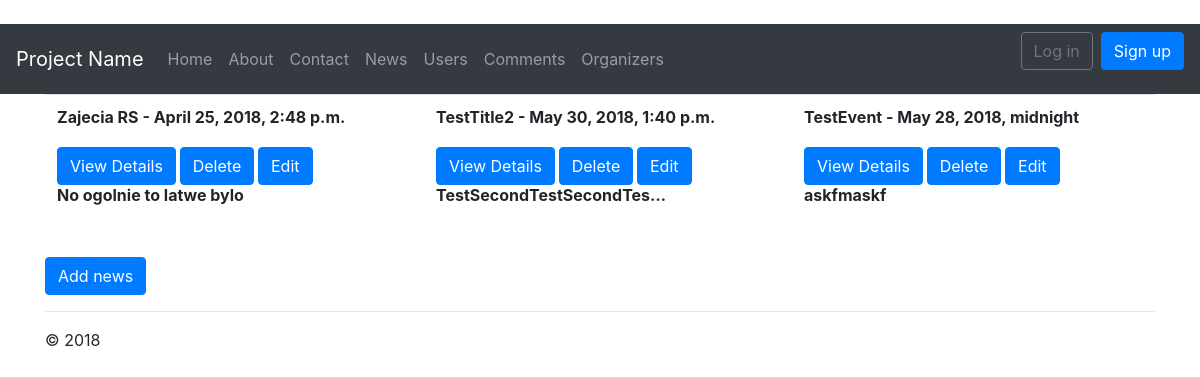
The app's page /news, older data.
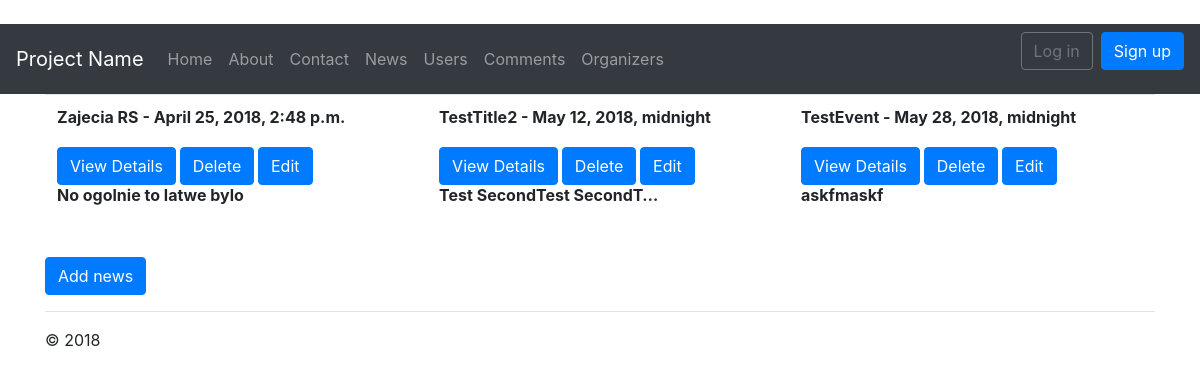
The same page, newer data.
### app/models.py (models this page shows, shortened)
class News(models.Model):
	title       = models.CharField(max_length = 32)
	date        = models.DateTimeField()
	description = models.TextField()
	address     = models.CharField(max_length = 32)
	created     = models.DateTimeField(auto_now_add=True)
	class Meta:
		verbose_name_plural = 'News'

### app/views/article.py (the view)
# urls.py: path(''         , app.views.default.index   , name='home'    ),
def index(request):
	assert isinstance(request, HttpRequest)
	return render(request, 'app/news/index.html',
	{
		'news': ArticleListView,
		'title':'Home',
		'year':datetime.now().year,
	})

### app/templates/app/news/index.html
{% extends "app/shared/layout.html" %}
{% block content %}
<table class="table">
	{% for i in news.querytable %}
		<tr>
			{% for j in i %}
				<th>
					{% include 'app/partial/articlepartial.html' %}
				</th>
			{% endfor %}
		</tr>
	{% endfor %}
</table>
<br/>
<div class="row">
	<div class="col-sm-3">
		<button onclick="window.location='{% url 'add' %}'" type="button" class="btn btn-primary">Add news</button>
	</div>
</div>
{% endblock %}

### app/templates/app/partial/articlepartial.html
<div class="panel panel-default">
	<div class="panel-heading">
		{{ j.title }} - {{ j.date}}
	</div>
	<div class="panel-body">
		<br />
		<button onclick="window.location='{% url 'details' pk=j.id %}'" type="button" class="btn btn-primary">
			View Details
		</button>
		<button onclick="window.location='{% url 'delete'  id=j.id %}'" type="button" class="btn btn-primary">
			Delete
		</button>
		<button onclick="window.location='{% url 'edit'  id=j.id %}'" type="button" class="btn btn-primary">
			Edit
		</button>
		<br />
		 {{ j.description|truncatechars:24 }}
	</div>
</div>

Row changes from the older to the newer data that the page shows:
changed News "TestTitle2": date "May 30, 2018, 1:40 p.m." → "May 12, 2018, midnight"; description "TestSecondTestSecondTes…" → "Test SecondTest SecondT…"
